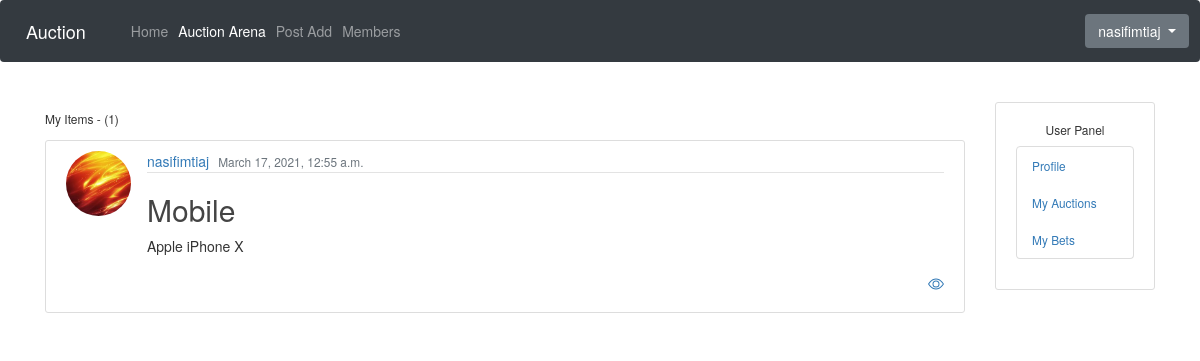
The app's page /my_items/ (signed in) with its own data.
### users/models.py (models this page shows, shortened)
class Profile(models.Model):
    user = models.OneToOneField(User, on_delete=models.CASCADE)
    image = models.ImageField(default='default.jpg', upload_to='profile_pics')
    full_name = models.CharField(default='@Example_name', max_length=100)
    phone_number =  models.TextField(default='@Example_045978346')
    address = models.TextField(default='@Example_13-65 new jersey')
    last_active = models.DateTimeField(blank=True, null=True)
    bio = models.TextField(default='You bio')
    @property
    def update_last_active(self):
        self.last_active = timezone.now()
        self.save()
        return self.user.username
    def save(self, *args, **kwargs):
        super().save(*args, **kwargs)
        img = Image.open(self.image.path)
        if img.height > 200 or img.width > 200:
            output_size = (200, 200)
            img.thumbnail(output_size)
            img.save(self.image.path)

### core/models.py (models this page shows, shortened)
class AuctionItem(models.Model):
    name = models.CharField(max_length=50)
    owner = models.ForeignKey(User, on_delete=models.CASCADE)
    category = models.ForeignKey(Category, on_delete=models.CASCADE)
    date_posted = models.DateTimeField(default=timezone.now)
    is_sold = models.BooleanField(default=False)
    location = models.ForeignKey(Location, on_delete=models.CASCADE)
    color = models.CharField(max_length=50)
    model = models.CharField(max_length=50)
    description = models.TextField()

class Category(models.Model):
    title = models.CharField(max_length=50)
    timestamp =  models.DateTimeField(default=datetime.now, blank=True)
    description = models.TextField(default="none")
    image = models.ImageField(default="default_cat", upload_to='Category_pics')
    def __str__(self):
        return self.title

### center/views.py (the view)
# urls.py: path('my_items/', UserItemsListView.as_view(), name='my_items'),
class UserItemsListView(ListView):
    template_name = 'center/my_items.html'
    model = AuctionItem
    context_object_name = 'items'
    def get_context_data(self, **kwargs):
        context = super().get_context_data(**kwargs)
        context.update({
            'on_auction_nav': 'active'
        })
        return context
    ordering = ['-date_posted']
    paginate_by = 5
    def get_queryset(self):
        return AuctionItem.objects.filter(owner=self.request.user)

### center/templates/center/my_items.html (shortened to what this page needs)
{% extends 'center/base.html' %}
    {% block content %}
  <h6 class="mb-6">My Items - {{ view.kwargs.username }} ({{ page_obj.paginator.count }})</h6>
        {% for item in items %}
             <article class="media content-section">
             <img  src="{{ item.owner.profile.image.url }}" class="rounded-circle article-img">
            <div class="media-body">
            <div class="article-metadata">
                  <a class="mr-2" href="#">{{ item.owner }}</a>
                  <small class="text-muted">{{ item.date_posted }}</small>
                </div>
                <h2><a class="article-title" href="#">{{ item.category }}</a></h2>
                <p class="article-content">{{ item.name }}</p>
                <h1 align="right">
                  <a href="{% url 'center:detail_product' item.id %}" >
                    </a>
                    </h1>
              </div>
        </article>
        {% endfor %}
    {% endblock %}

### templates/base.html (shortened to what this page needs)
 {% load static %}
<!DOCTYPE html>
<html lang="en">
<head>
        <link href="https://unpkg.com/filepond/dist/filepond.css" rel="stylesheet" />
      <link rel="stylesheet" type="text/css" href="{% static 'css/style.css' %}"/>
    <link rel="stylesheet" href="https://stackpath.bootstrapcdn.com/bootstrap/4.4.1/css/bootstrap.min.css"
>
</head>
<body>
    <nav class="navbar navbar-expand-lg navbar-dark bg-dark">
      <a class="navbar-brand" href="{% url 'core:home' %}">Auction</a>
      <div class="collapse navbar-collapse" id="navbarNav">
        <ul class="navbar-nav">
          <li class="nav-item {{ home_nav }}">
            <a class="nav-link" href="{% url 'core:home' %}">Home</a>
          </li>
            {% if user.is_authenticated %}
                <li class="nav-item {{ on_auction_nav }}">
                <a class="nav-link" href="{% url 'center:on_auction' %}">Auction Arena</a>
              </li>
                <li class="nav-item {{ create_product_nav }}">
                <a class="nav-link" href="{% url 'center:create_product' %}">Post Add</a>
              </li>
            <li class="nav-item {{ members_nav }}">
                <a class="nav-link" href="{% url 'core:members' %}">Members</a>
              </li>
            {% endif %}
        </ul>
      </div>
      <div >
        <ul class="navbar-nav ml-auto">
            {% if user.is_authenticated %}
                 <div class="dropdown" >
                      <button class="btn btn-secondary dropdown-toggle" type="button" id="dropdownMenuButton" data-toggle="dropdown" aria-haspopup="true" aria-expanded="false">
                       {{user.profile.update_last_active}}
                      </button>
                </div>
                {% else %}
                   <p><a href="/login"> Login</a> / <a href="/register"> Register</a> </p>
                {% endif %}
        </ul>
    </div>
    </nav>
    <br/>
<main role="main" class="container">
      <div class="row">
        <div class="col-md-10">
          {% block content %}
            {% endblock %}
        </div>
           {% if user.is_authenticated %}
                    <div class="col-md-2" >
                      <div class="content-section"algin="right">
                        <h6 align="center">User Panel</h6>
                          <ul class="list-group">
                           <small> <li class="list-group-item list-group-item-light"> <a class="mr-2" href="{% url 'center:user_profile' user.id %}"> Profile</a></li>
                            <li class="list-group-item list-group-item-light"> <a  href="{% url 'center:my_items' %}">My Auctions</a></li>
                            <li class="list-group-item list-group-item-light"><a  href="{% url 'center:my_bets' %}"> My Bets</a></li></small>
                          </ul>
                      </div>
                    </div>
            {% endif%}
      </div>
    </main>
    <link rel="stylesheet" href="https://maxcdn.bootstrapcdn.com/bootstrap/3.4.1/css/bootstrap.min.css">
</body>
</html>

### static/css/style.css (style rules this page uses)
body { background: #fafafa; color: #333333; margin-top: 5rem; }
h1, h2, h3, h4, h5, h6 { color: #444444; }
ul { margin: 0; }
.content-section { background: #ffffff; padding: 10px 20px; border: 1px solid #dddddd; border-radius: 3px; margin-bottom: 20px; }
.article-title { color: #444444; }
.article-content { white-space: pre-line; }
.article-img { height: 65px; width: 65px; margin-right: 16px; }
.article-metadata { padding-bottom: 1px; margin-bottom: 4px; border-bottom: 1px solid #e3e3e3 }
h1 { color: red; }

### records on screen
AuctionItem: owner.profile.image (picture), owner "nasifimtiaj", date_posted "March 17, 2021, 12:55 a.m.", category "Mobile", name "Apple iPhone X"

### other values on screen
{{ user.profile.update_last_active }} "nasifimtiaj"
{{ page_obj.paginator.count }} "1"
